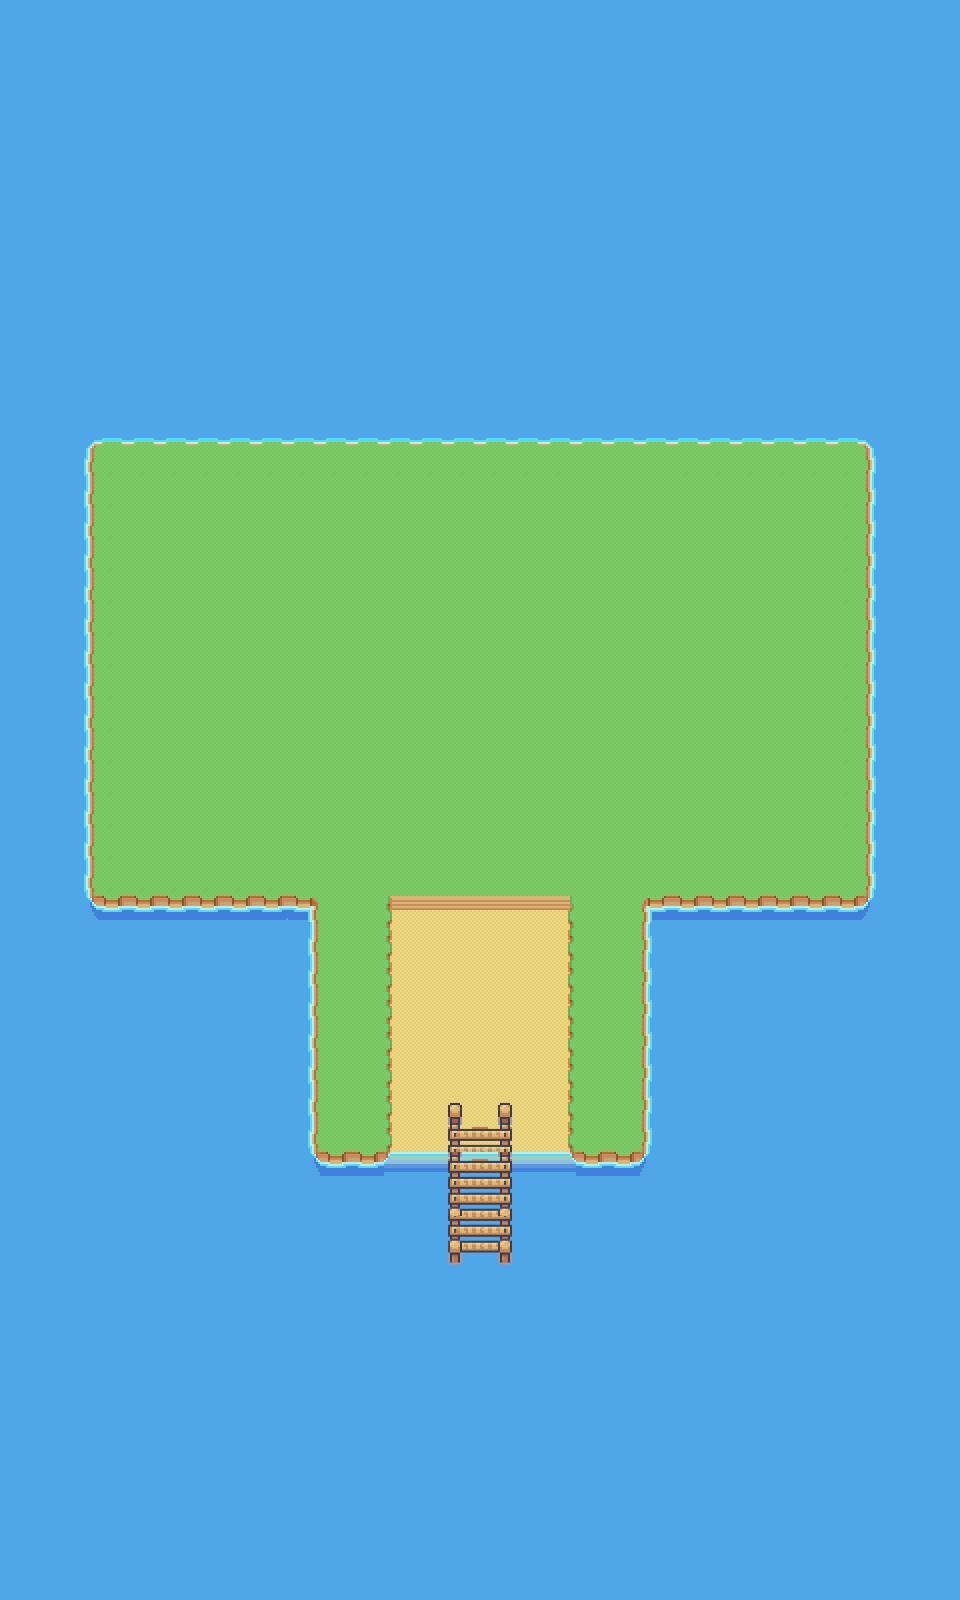

Below is a game level as drawn by its tile map, then a one-line description and the .tmx that defines it (tile-layer data replaced by summaries):
An orthogonal 30x50 tile map with 32x32 px tiles, 2 tile layers (maps, objects).

<map version="1.9" tiledversion="1.9.2" orientation="orthogonal" renderorder="right-down" width="30" height="50" tilewidth="32" tileheight="32" infinite="0" nextlayerid="3" nextobjectid="1">
 <tileset firstgid="1" source="serene_village_sm.tsx" />
 <layer id="1" name="maps" width="30" height="50">
  <data>[1500 cells, 1500 non-empty, 36 distinct tile ids]</data>
 </layer>
 <layer id="2" name="objects" width="30" height="50">
  <data>[1500 cells, 35 non-empty, 9 distinct tile ids]</data>
 </layer>
</map>